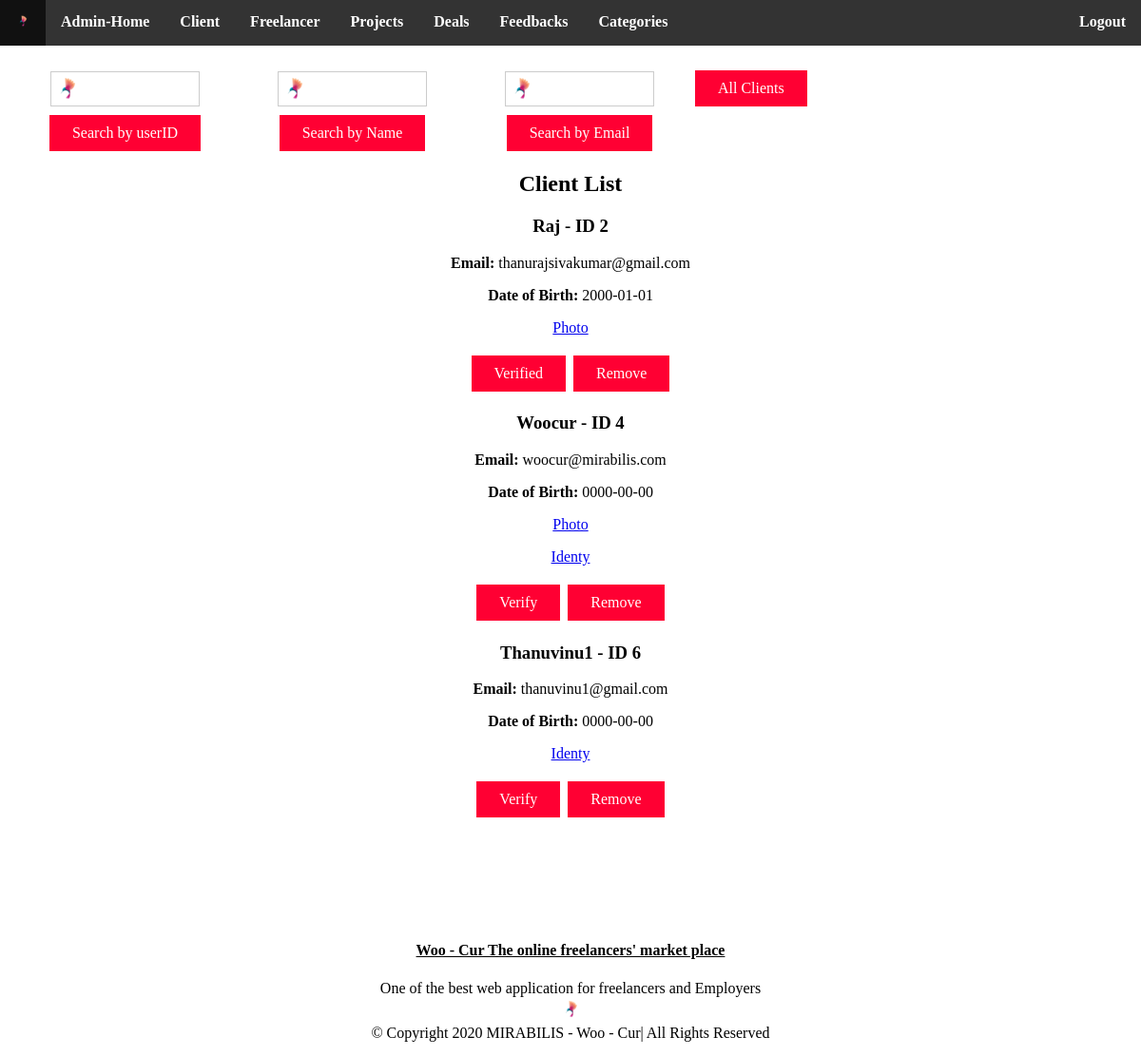
The app's page /admin/client.php (signed in) with its own data.
### tables this page shows
CREATE TABLE IF NOT EXISTS `user` (
  `id` int(11) NOT NULL AUTO_INCREMENT,
  `name` varchar(255) NOT NULL,
  `password` varchar(255) NOT NULL,
  `address` varchar(255) NOT NULL,
  `email` varchar(255) NOT NULL,
  `contact` varchar(255) NOT NULL,
  `dob` date NOT NULL,
  `gender` varchar(255) NOT NULL,
  `usertype` varchar(255) NOT NULL,
  `photo` varchar(255) NOT NULL,
  `verification` tinyint(4) NOT NULL,
  `cv` varchar(255) NOT NULL,
  `identy` varchar(255) NOT NULL,
  PRIMARY KEY (`id`)
);

### admin/client.php (the view, shortened to what this page needs)
<?php
require("../include/db.php");
$result = $mysqli->query("SELECT * FROM user WHERE usertype = 'client'");
?>
<!DOCTYPE html>
<html lang="en-us">
	<head>
		<link rel="stylesheet" href="css/aclient.css">
	</head>
	<body id="body" class="body">
			<div class="navbar" id="navbar">
			<ul class="menu" id="menu">
				<li><a href="index.php"><img src="../icons/k4.ico" alt=""></a></li>
				<li><a href="index.php#home">Admin-Home</a></li>
				<li><a href="client.php">Client</a></li>
				<li><a href="freelancer.php">Freelancer</a></li>
				<li><a href="project.php">Projects</a></li>
				<li><a href="deal.php">Deals</a></li>
				<li><a href="feedback.php">Feedbacks</a></li>
				<li><a href="category.php">Categories</a></li>
				<li class="navspace"><a href="inc/logout.php">Logout</a></li>
			</ul>
			</div>
		<div class="home" id="home">
		<div class="index">
		<div class="searching">
				<form action="client.php" method="post">
					<div class="s_container">
					  <input type="text" name="s_userid" required>
					  <center><button type="submit">Search by userID</button></center>
					</div>
				</form>
				<form action="client.php" method="post">
					<div class="s_container">
					  <input type="text" name="s_name" required>
					  <center><button type="submit">Search by Name</button></center>
					</div>
				</form>
				<form action="client.php" method="post">
					<div class="s_container">
					  <input type="email" name="s_email" required>
					  <center><button type="submit">Search by Email</button></center>
					</div>
				</form>
				<form action="client.php" method="post">
					<div class="s_container">
					  <center><button type="submit" name="All">All Clients</button></center>
					</div>
				</form>
		</div>
			<h2>Client List</h2>
			<div class="container">
						<?php
						if ($result->num_rows) {
							while ($row = $result->fetch_assoc()) {
						 ?>
						<div class="results">
						<h3>
						<?=ucfirst($row['name'])?> - ID <?=$row['id']?>
						</h3>
						<p><b>Email:</b> <?=$row['email']?></p>
						<p><b>Date of Birth:</b> <?=$row['dob']?><p>
						<p><a href="../<?=$row['photo']?>" target="_blank"><?php if($row['photo']!=""){echo 'Photo';}?></a><p>
						<p><a href="../<?=$row['identy']?>" target="_blank"><?php if($row['identy']!=""){echo 'Identy';}?></a></p>
						<a href="inc/verify.php?cid=<?=$row['id']?>"><button><?=($row['verification']?'Verified':'Verify')?></button></a>
						<a href="inc/delete.php?cid=<?=$row['id']?>"><button>Remove</button></a>
						</div>
						<?php
							}
						}
						else{
							echo '<i>Nothing to Show!</i>';
						}
						?>
			</div>
		</div>
		</div>
	<div class="footer" id="footer">
	<h4><a href="#body">Woo - Cur The online freelancers' market place</a></h4>
	<p>One of the best web application for freelancers and Employers<br>
	<a href="#body"><img src="../icons/k3.ico" alt="Woocur" /></a>
	<br>&copy; Copyright 2020  MIRABILIS - Woo - Cur| All Rights Reserved</p>
	</div>
	</body>
</html>

### admin/css/aclient.css (style rules this page uses)
#body { margin-bottom:0px; margin-top:0px; margin-left:0px; margin-right:0px; width:100%; height:auto; background-image:url(../img/banner.jpg); }
.home { width:98%; left:1%; right:1%; text-align:center; position:relative; top:52px; height:auto; }
.index { padding-top:0%; padding-bottom:10%; top:100px; }
.container { position:relative; width:50%; height:auto; right:25%; left:25%; background-color:transparent; }
.results { width:50%; height:auto; position:relative; right:25%; left:25%; background-image:url(../img/portfolio-3.jpg); background-position:center; background-size:100% 100%; }
.footer { height:120px; position:relative; top:40px; text-align:center; color:black; width:98%; border-radius:0px; left:1%; right:1%; }
.footer a { color:black; }
.footer img { height:25px; width:25px; }
ul { list-style-type:none; margin:0; padding:0; overflow:hidden; background-color:#333; position:fixed; z-index:7; top:0; width:100%; }
li { float:left; font-weight:bold; }
li.navspace { float:right; }
li a { display:block; color:white; text-align:center; padding:14px 16px; text-decoration:none; }
.searching { width:98%; }
.s_container { float:left; }
button { background-color: #FF0033; border:none; Color:white; padding:10px 24px; text-align:center; text-decoration:none; font-size:16px; margin:4px 2px; cursor:pointer; font-family:Times New Roman; }
input[type=text] { width:40%; padding:10px 30px; margin:5px 0; border:1px solid #ccc; border-radius:0px; cursor:pointer; background-image:url(../../icons/k3.ico); background-position:1px 1px; background-repeat:no-repeat; }
input[type=email] { width:40%; padding:10px 30px; margin:5px 0; border:1px solid #ccc; border-radius:0px; cursor:pointer; background-image:url(../../icons/k3.ico); background-position:1px 1px; background-repeat:no-repeat; }

### records on screen
user: name "Raj", id "2", email "thanurajsivakumar@gmail.com", dob "2000-01-01", shows "Photo", verification "Verified"
user: name "Woocur", id "4", email "woocur@mirabilis.com", dob "0000-00-00", shows "Photo", shows "Identy", verification "Verify"
user: name "Thanuvinu1", id "6", email "thanuvinu1@gmail.com", dob "0000-00-00", shows "Identy", verification "Verify"
